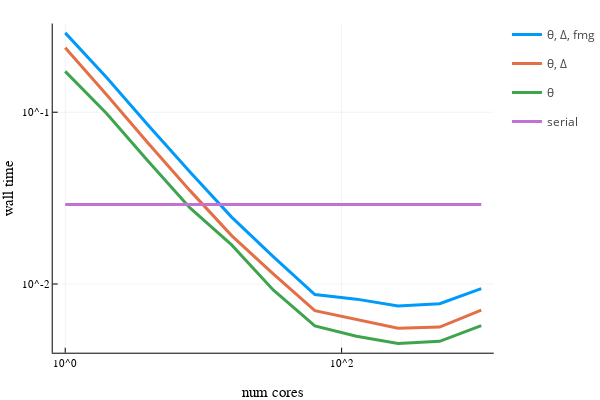

Notebook code for this chart:
### Code cell
pl = plot(ncores, [tfmg/itersfmg tΔ/itersΔ tθ/itersθ],
          linewidth=3,
          dpi=200,
          label=["θ, Δ, fmg" "θ, Δ" "θ"],
          xaxis=("num cores", :log),
          yaxis=("wall time", :log),
)
plot!(pl, ncores, x->parseTiming("lorenz_theta_ml1"), linewidth=3, label="serial")
savefig(pl, "scaling_cf$(cf)_ml$(ml)_normalized.png")
plot!()

### Figure 1 — Plotly figure (JSON) as saved in the notebook; plotly's stock layout.template omitted (floating-point values rounded to 4 significant figures)
{"data": [{"colorbar": {"title": ""}, "legendgroup": "θ, Δ, fmg", "line": {"color": "rgba(0, 154, 250, 1.000)", "dash": "solid", "shape": "linear", "width": 3}, "mode": "lines", "name": "θ, Δ, fmg", "showlegend": true, "type": "scatter", "x": [1, 2, 4, 8, 16, 32, 64, 128, 256, 512, 1024], "xaxis": "x", "y": [0.2898, 0.1589, 0.08362, 0.0449, 0.02452, 0.01445, 0.008678, 0.008164, 0.007456, 0.007686, 0.009396], "yaxis": "y", "zmax": null, "zmin": null}, {"colorbar": {"title": ""}, "legendgroup": "θ, Δ", "line": {"color": "rgba(227, 111, 71, 1.000)", "dash": "solid", "shape": "linear", "width": 3}, "mode": "lines", "name": "θ, Δ", "showlegend": true, "type": "scatter", "x": [1, 2, 4, 8, 16, 32, 64, 128, 256, 512, 1024], "xaxis": "x", "y": [0.2377, 0.1261, 0.06583, 0.03497, 0.01914, 0.01147, 0.006998, 0.006253, 0.005532, 0.005618, 0.007051], "yaxis": "y", "zmax": null, "zmin": null}, {"colorbar": {"title": ""}, "legendgroup": "θ", "line": {"color": "rgba(62, 164, 78, 1.000)", "dash": "solid", "shape": "linear", "width": 3}, "mode": "lines", "name": "θ", "showlegend": true, "type": "scatter", "x": [1, 2, 4, 8, 16, 32, 64, 128, 256, 512, 1024], "xaxis": "x", "y": [0.1728, 0.09801, 0.0517, 0.02774, 0.01689, 0.00923, 0.005701, 0.004964, 0.004512, 0.00464, 0.005718], "yaxis": "y", "zmax": null, "zmin": null}, {"colorbar": {"title": ""}, "legendgroup": "serial", "line": {"color": "rgba(195, 113, 210, 1.000)", "dash": "solid", "shape": "linear", "width": 3}, "mode": "lines", "name": "serial", "showlegend": true, "type": "scatter", "x": [1, 2, 4, 8, 16, 32, 64, 128, 256, 512, 1024], "xaxis": "x", "y": [0.02906, 0.02906, 0.02906, 0.02906, 0.02906, 0.02906, 0.02906, 0.02906, 0.02906, 0.02906, 0.02906], "yaxis": "y", "zmax": null, "zmin": null}], "layout": {"annotations": [], "height": 400, "legend_position": {"bgcolor": "rgba(255, 255, 255, 1.000)", "bordercolor": "rgba(0, 0, 0, 1.000)", "borderwidth": 1, "font": {"color": "rgba(0, 0, 0, 1.000)", "family": "sans-serif", "size": 11}, "title": {"font": {"color": "rgba(0, 0, 0, 1.000)", "family": "sans-serif", "size": 15}, "text": ""}, "tracegroupgap": 0, "traceorder": "normal", "x": 1, "xanchor": "auto", "y": 1, "yanchor": "auto"}, "margin": {"b": 20, "l": 0, "r": 0, "t": 20}, "paper_bgcolor": "rgba(255, 255, 255, 1.000)", "plot_bgcolor": "rgba(255, 255, 255, 1.000)", "showlegend": true, "width": 600, "xaxis": {"anchor": "y", "domain": [0.1061, 0.9934], "gridcolor": "rgba(0, 0, 0, 0.100)", "gridwidth": 0.5, "linecolor": "rgba(0, 0, 0, 1.000)", "mirror": false, "range": [-0.09031, 3.101], "showgrid": true, "showline": true, "showticklabels": true, "tickangle": 0, "tickcolor": "rgb(0, 0, 0)", "tickfont": {"color": "rgba(0, 0, 0, 1.000)", "family": "sans-serif", "size": 11}, "tickmode": "array", "ticks": "inside", "ticktext": ["10^0", "10^2"], "tickvals": [1, 100], "title": "num cores", "titlefont": {"color": "rgba(0, 0, 0, 1.000)", "family": "sans-serif", "size": 15}, "type": "log", "visible": true, "zeroline": false, "zerolinecolor": "rgba(0, 0, 0, 1.000)"}, "yaxis": {"anchor": "x", "domain": [0.07581, 0.9902], "gridcolor": "rgba(0, 0, 0, 0.100)", "gridwidth": 0.5, "linecolor": "rgba(0, 0, 0, 1.000)", "mirror": false, "range": [-2.4, -0.4837], "showgrid": true, "showline": true, "showticklabels": true, "tickangle": 0, "tickcolor": "rgb(0, 0, 0)", "tickfont": {"color": "rgba(0, 0, 0, 1.000)", "family": "sans-serif", "size": 11}, "tickmode": "array", "ticks": "inside", "ticktext": ["10^-2", "10^-1"], "tickvals": [0.01, 0.1], "title": "wall time", "titlefont": {"color": "rgba(0, 0, 0, 1.000)", "family": "sans-serif", "size": 15}, "type": "log", "visible": true, "zeroline": false, "zerolinecolor": "rgba(0, 0, 0, 1.000)"}}}
